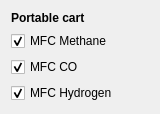
   <widget class="QWidget" name="verticalLayoutWidget_10">
    <property name="geometry">
     <rect>
      <x>1850</x>
      <y>570</y>
      <width>160</width>
      <height>103</height>
     </rect>
    </property>
    <layout class="QVBoxLayout" name="verticalLayout_5">
     <item>
      <widget class="QLabel" name="label_21">
       <property name="maximumSize">
        <size>
         <width>16777215</width>
         <height>21</height>
        </size>
       </property>
       <property name="font">
        <font>
         <bold>true</bold>
        </font>
       </property>
       <property name="text">
        <string>Portable cart</string>
       </property>
      </widget>
     </item>
     <item>
      <widget class="QCheckBox" name="checkBox_ch3_mfc1">
       <property name="maximumSize">
        <size>
         <width>16777215</width>
         <height>21</height>
        </size>
       </property>
       <property name="text">
        <string>MFC Methane</string>
       </property>
       <property name="checked">
        <bool>true</bool>
       </property>
      </widget>
     </item>
     <item>
      <widget class="QCheckBox" name="checkBox_ch3_mfc2">
       <property name="maximumSize">
        <size>
         <width>16777215</width>
         <height>21</height>
        </size>
       </property>
       <property name="text">
        <string>MFC CO</string>
       </property>
       <property name="checked">
        <bool>true</bool>
       </property>
      </widget>
     </item>
     <item>
      <widget class="QCheckBox" name="checkBox_ch3_mfc3">
       <property name="maximumSize">
        <size>
         <width>16777215</width>
         <height>21</height>
        </size>
       </property>
       <property name="text">
        <string>MFC Hydrogen</string>
       </property>
       <property name="checked">
        <bool>true</bool>
       </property>
      </widget>
     </item>
    </layout>
   </widget>
